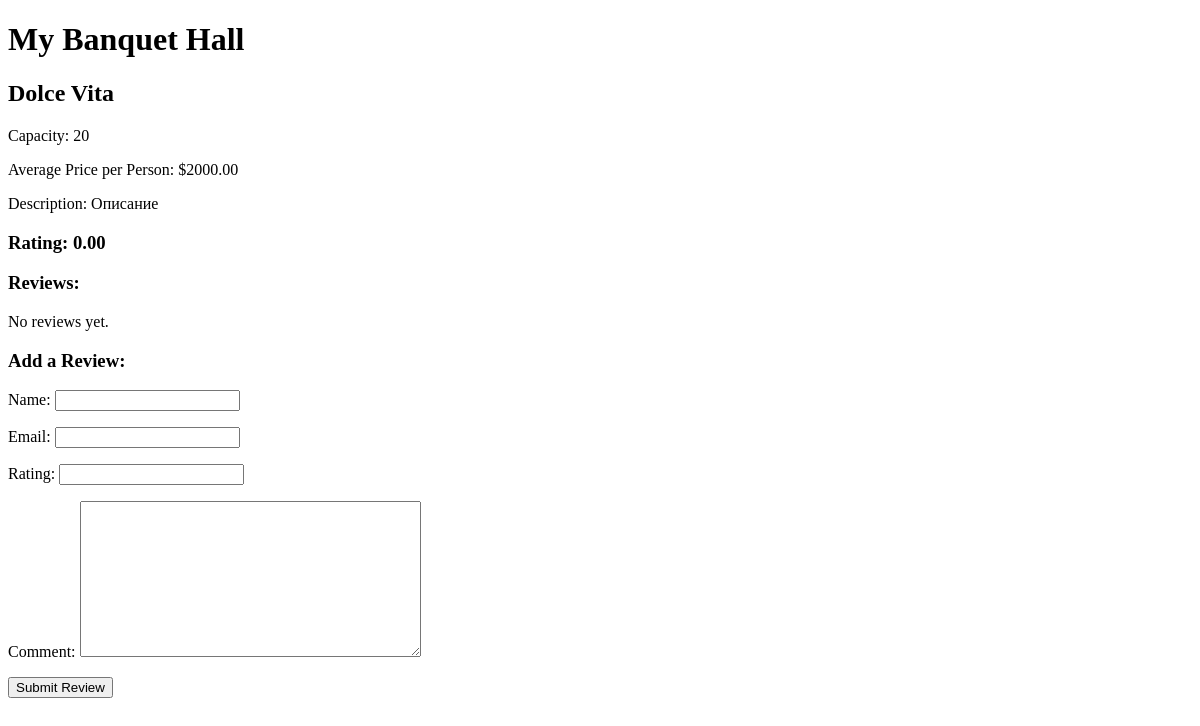
The app's page /hall/1/, older data.
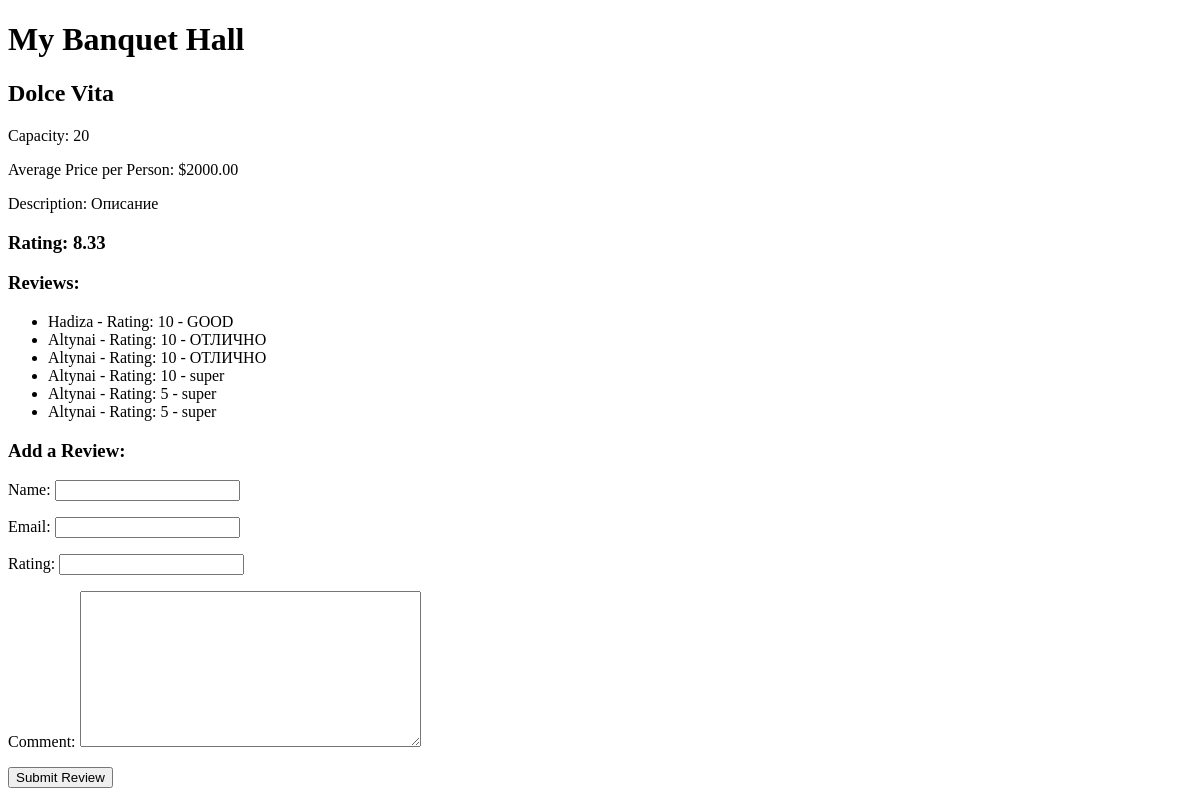
The same page, newer data.
### reservation/models.py (models this page shows, shortened)
class BanquetHall(models.Model):
    name = models.CharField(max_length=100)
    capacity = models.IntegerField()
    average_price_per_person = models.DecimalField(max_digits=8, decimal_places=2)
    description = models.TextField()
    rating = models.DecimalField(max_digits=3, decimal_places=2, default=0)
    total_reviews = models.PositiveIntegerField(default=0)

class Review(models.Model):
    hall = models.ForeignKey(BanquetHall, on_delete=models.CASCADE, related_name='reviews')
    name = models.CharField(max_length=100)
    email = models.EmailField()
    rating = models.IntegerField()
    comment = models.TextField()

### reservation/views.py (the view)
# urls.py: path('hall/<int:hall_id>/', hall_detail, name='hall_detail')
def hall_detail(request, hall_id):
    hall = get_object_or_404(BanquetHall, pk=hall_id)
    reviews = hall.reviews.all()
    if request.method == 'POST':
        review_form = ReviewForm(request.POST)
        if review_form.is_valid():
            new_review = review_form.save(commit=False)
            new_review.hall = hall
            new_review.save()
            all_reviews = hall.reviews.all()
            total_reviews = len(all_reviews)
            total_rating = sum(review.rating for review in all_reviews)
            hall.rating = Decimal(total_rating) / Decimal(total_reviews)
            hall.save()
            messages.success(request, 'Отзыв успешно отправлен!')
            return redirect('hall_detail', hall_id=hall_id)
    else:
        review_form = ReviewForm()
    return render(request, 'hall_detail.html', {'hall': hall, 'reviews': reviews, 'review_form': review_form})

### reservation/forms.py
class ReviewForm(forms.ModelForm):
    class Meta:
        model = Review
        fields = ['name', 'email', 'rating', 'comment']

### templates/hall_detail.html (shortened to what this page needs)
<!DOCTYPE html>
<html lang="en">
<head>
</head>
<body>
{% extends 'base.html' %}
{% block content %}
  <h2>{{ hall.name }}</h2>
  <p>Capacity: {{ hall.capacity }}</p>
  <p>Average Price per Person: ${{ hall.average_price_per_person }}</p>
  <p>Description: {{ hall.description }}</p>
  <h3>Rating: {{ hall.rating }}</h3>
  <h3>Reviews:</h3>
  {% if reviews %}
    <ul>
      {% for review in reviews %}
        <li>{{ review.name }} - Rating: {{ review.rating }} - {{ review.comment }}</li>
      {% endfor %}
    </ul>
  {% else %}
    <p>No reviews yet.</p>
  {% endif %}
  <h3>Add a Review:</h3>
  <form method="post" action="{% url 'hall_detail' hall.id %}">
    {{ review_form.as_p }}
    <button type="submit">Submit Review</button>
  </form>
{% endblock %}

### templates/base.html (shortened to what this page needs)
<!DOCTYPE html>
<html lang="en">
<head>
</head>
<body>
    <header>
        <h1>My Banquet Hall</h1>
    </header>
    <main>
        {% block content %}{% endblock %}
    </main>
</body>
</html>

Row changes from the older to the newer data that the page shows:
changed BanquetHall "Dolce Vita": rating "0.00" → "8.33"
added Review: name "Hadiza", rating "10", comment "GOOD"
added Review: name "Altynai", rating "10", comment "ОТЛИЧНО"
added Review: name "Altynai", rating "10", comment "ОТЛИЧНО"
added Review: name "Altynai", rating "10", comment "super"
added Review: name "Altynai", rating "5", comment "super"
added Review: name "Altynai", rating "5", comment "super"
Text that changed along with them:
text no longer shown: "No reviews yet."
